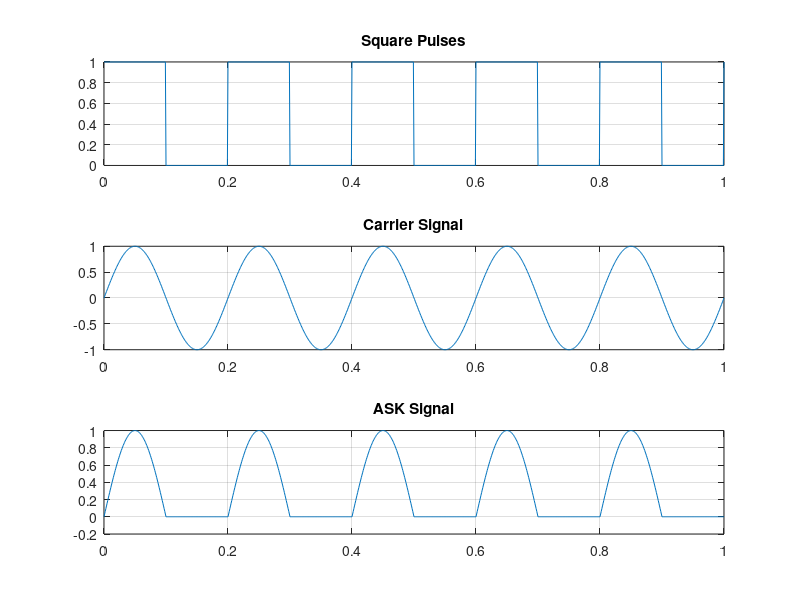

Recreate this plot in MATLAB.
fm = input('enter the message frequency: ');
fc = input('enter the carrier frequency: ');
A = 1;
t = 0:0.001:1;
m = (A.*square(2*pi*fm*t)+A)/2;
c = sin(2*pi*fc*t);
s = m.*c;
subplot(3,1,1);
plot(t,m);
title('Square Pulses');
grid on;

subplot(3,1,2);
plot(t,c);
title('Carrier Signal');
grid on;

subplot(3,1,3);
plot(t,s);
title('ASK Signal');
grid on;